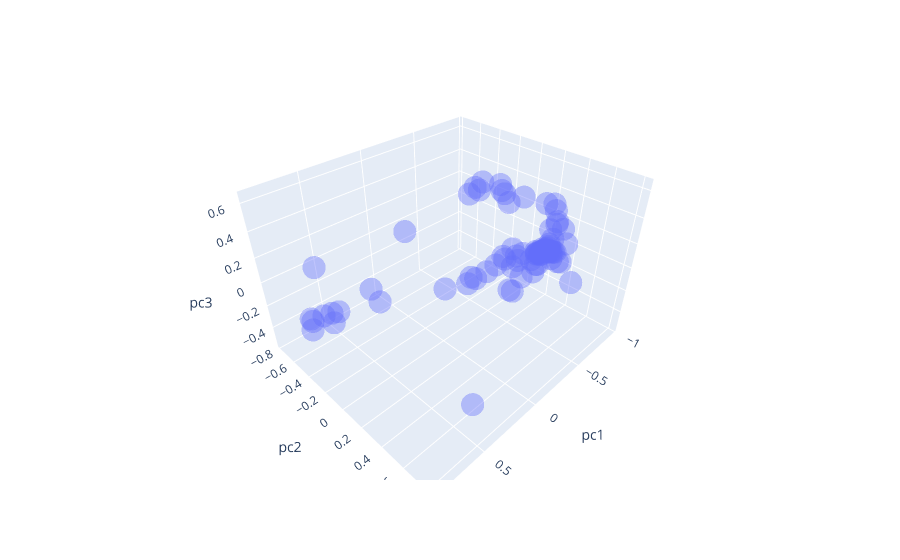

Here is the notebook cell this chart was saved with:
### Code cell
df = pandas.DataFrame({"pc1": xs,
                   "pc2": ys,
                   "pc3": zs,
                   # "pc4": bs[:100],
                   "source": ns_fixed})

fig = px.scatter_3d(df, x='pc1', y='pc2', z='pc3', 
                    # color='pc4', 
                    hover_name='source', opacity=0.4)
fig.show()

### Figure 1 — Plotly figure (JSON) as saved in the notebook; plotly's stock layout.template omitted (floating-point values rounded to 4 significant figures)
{"data": [{"hovertemplate": "<b>%{hovertext}</b><br><br>pc1=%{x}<br>pc2=%{y}<br>pc3=%{z}<extra></extra>", "hovertext": ["sbnation.com", "theathletic.com", "nydailynews.com", "sportingnews.com", "apnews.com", "bbc.co.uk", "yardbarker.com", "hoopsrumors.com", "cbslocal.com", "nfl.com", "deadspin.com", "skysports.com", "pff.com", "foxnews.com", "247sports.com", "clutchpoints.com", "theonion.com", "radio.com", "realgm.com", "thespun.com", "independent.co.uk", "fansided.com", "nypost.com", "theringer.com", "prosportsextra.com", "nba.com", "washingtonpost.com", "msn.com", "thebiglead.com", "thescore.com", "inquirer.com", "theundefeated.com", "slamonline.com", "gq.com", "dailysnark.com", "inquisitr.com", "dailymotion.com", "mirror.co.uk", "givemesport.com", "fadeawayworld.net", "tmz.com", "nbcsports.com", "sportsnet.ca", "forbes.com", "latimes.com", "nbaanalysis.net", "telegraph.co.uk", "usatoday.com", "theguardian.com", "freep.com", "foxsports.com", "iheart.com", "heavy.com", "nytimes.com", "nesn.com", "bleacherreport.com", "espn.com", "thetimes.co.uk", "premierleague.com", "nj.com", "cbssports.com", "fivethirtyeight.com", "espn.co.uk", "rotoballer.com", "uproxx.com", "cbsnews.com", "draftkings.com", "thedraftnetwork.com", "cleveland.com", "sportwitness.co.uk", "profootballnetwork.com", "cnn.com", "theplayerstribune.com", "sportsnaut.com", "dailymail.co.uk", "bolavip.com", "sportskeeda.com", "fantasyalarm.com", "bbc.com", "wsj.com", "football365.com", "hoopshype.com", "sportscasting.com", "si.com", "indystar.com"], "legendgroup": "", "marker": {"color": "#636efa", "opacity": 0.4, "symbol": "circle"}, "mode": "markers", "name": "", "scene": "scene", "showlegend": false, "type": "scatter3d", "x": [-0.9217, 0.2704, -0.8828, -0.8852, -0.8907, -0.2319, -0.878, -0.8631, -0.8103, 0.5257, -0.8678, -0.2629, 0.5156, -0.8857, -0.6257, -0.7862, -0.8732, -0.5135, -0.8448, -0.881, -0.8439, -0.6685, -0.3504, -0.08303, -0.5559, 0.5675, -0.8776, -0.8361, -0.8971, -0.7408, -0.7132, -0.8633, -0.883, -0.889, -0.9002, -0.8815, -0.9149, -0.6254, -0.9567, -0.8697, -0.7566, 0.6246, -0.6975, -0.8947, -0.8429, -0.8472, -0.2869, 0.6369, -0.1976, -0.6112, -0.7567, -0.888, -0.8477, -0.827, -0.7502, 0.7994, 0.8549, -0.511, -0.4391, -0.683, 0.7426, -0.7244, -0.9301, -0.8962, -0.8825, -0.8978, -0.8936, 0.07332, -0.3791, -0.9557, 0.07721, -0.8894, -0.8405, -0.8881, -0.4249, -0.8492, -0.896, -0.8947, -0.4675, -0.9014, -0.931, -0.7905, -0.8795, 0.7335, -0.8609], "y": [0.2254, -0.05356, 0.2296, 0.1407, 0.1652, 0.05867, 0.1865, 0.3049, -0.02697, -0.5474, 0.211, 0.06794, -0.6714, 0.1344, -0.3102, 0.3365, 0.1802, -0.2439, 0.3606, 0.1433, 0.2064, -0.08577, -0.3441, 0.5281, -0.1955, 0.8074, 0.177, -0.01453, 0.1838, -0.05534, 0.1379, 0.2876, 0.2641, 0.2394, 0.1654, 0.2659, 0.2274, 0.1597, 0.246, 0.2886, -0.08868, -0.4576, 0.5797, 0.2357, 0.1862, 0.3274, 0.07262, -0.5654, 0.04195, 0.111, 0.2126, 0.1546, 0.1233, 0.2777, 0.06361, -0.437, -0.1468, 0.1213, 0.1116, -0.1885, -0.5514, 0.4426, 0.243, 0.187, 0.2606, 0.2123, 0.2276, -0.6686, 0.2816, 0.2448, -0.7722, 0.221, 0.04332, 0.2246, 0.1077, 0.4124, 0.2321, 0.1415, 0.1137, 0.2382, 0.2391, 0.417, 0.1926, -0.552, 0.159], "z": [0.3037, 0.4573, -0.0785, -0.1557, -0.1333, 0.6179, -0.1322, -0.04871, -0.3227, -0.3182, -0.08133, 0.591, -0.4121, -0.1328, -0.4797, -0.05874, -0.1315, -0.4533, -0.1038, -0.1483, 0.3299, -0.2654, -0.4739, 0.1238, -0.3984, -0.1493, -0.142, -0.2232, -0.1115, -0.2276, -0.2906, -0.06542, -0.07191, -0.09007, -0.1371, -0.07185, -0.03766, 0.4435, 0.1507, -0.05568, -0.2253, -0.3068, -0.1055, -0.09003, -0.2111, -0.03408, 0.6414, -0.3005, 0.5768, 0.005477, -0.2267, -0.1369, -0.1984, 0.1481, -0.1884, -0.2493, 0.4328, 0.4307, 0.5414, -0.3897, -0.257, 0.2641, 0.0065, -0.1089, -0.06922, -0.09161, -0.08162, -0.5534, -0.16, 0.1273, -0.477, -0.06963, -0.1734, -0.08218, 0.5884, 0.07636, -0.06006, -0.1443, 0.5089, -0.04586, 0.2516, -0.05364, -0.08017, -0.285, -0.2342]}], "layout": {"legend": {"tracegroupgap": 0}, "margin": {"t": 60}, "scene": {"domain": {"x": [0, 1], "y": [0, 1]}, "xaxis": {"title": {"text": "pc1"}}, "yaxis": {"title": {"text": "pc2"}}, "zaxis": {"title": {"text": "pc3"}}}}}
